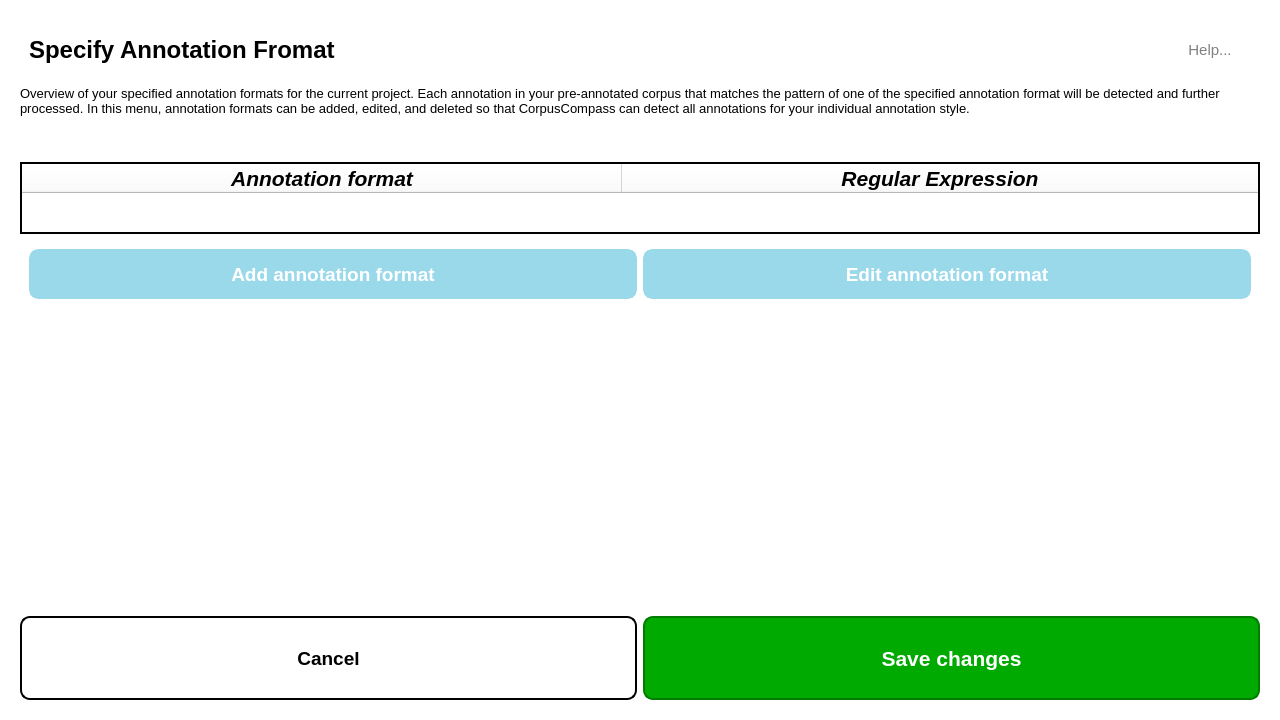
<?xml version="1.0" encoding="UTF-8"?>
<ui version="4.0">
 <class>AnnotationFormatTableTab</class>
 <widget class="QWidget" name="AnnotationFormatTableTab">
  <property name="geometry">
   <rect>
    <x>0</x>
    <y>0</y>
    <width>1280</width>
    <height>720</height>
   </rect>
  </property>
  <property name="styleSheet">
   <string notr="true">QWidget{
	background-color: white;
}

QPushButton {
    background-color:rgb(154, 217, 234) ;
	color: white;
    min-width: 80px;
	min-height: 40px;
	border-style: solid;
	border-color: rgb(154, 217, 234);
	border-width: 5px;
	border-radius: 10px;
}

QPushButton:pressed {
	background-color:rgb(134, 189, 203) ;
	border-color: rgb(134, 189, 203);
	color: rgb(245, 245, 245);
}

QPushButton:flat {
    border: none; /* no border for a flat push button */
}

QPushButton:default {
    border-color: navy; /* make the default button prominent */
}</string>
  </property>
  <layout class="QVBoxLayout" name="verticalLayout">
   <item alignment="Qt::AlignTop">
    <widget class="QWidget" name="widget_annotformat_tablecontainer" native="true">
     <property name="sizePolicy">
      <sizepolicy hsizetype="Minimum" vsizetype="Minimum">
       <horstretch>0</horstretch>
       <verstretch>0</verstretch>
      </sizepolicy>
     </property>
     <layout class="QGridLayout" name="gridLayout">
      <item row="0" column="0" rowspan="2" colspan="3">
       <widget class="QWidget" name="horizontalWidget" native="true">
        <layout class="QHBoxLayout" name="horizontalLayout_3">
         <item>
          <widget class="QLabel" name="label_annotformat_heading">
           <property name="font">
            <font>
             <pointsize>18</pointsize>
             <bold>true</bold>
            </font>
           </property>
           <property name="text">
            <string>Specify Annotation Fromat</string>
           </property>
          </widget>
         </item>
         <item>
          <widget class="QPushButton" name="btn_help">
           <property name="sizePolicy">
            <sizepolicy hsizetype="Maximum" vsizetype="Preferred">
             <horstretch>0</horstretch>
             <verstretch>0</verstretch>
            </sizepolicy>
           </property>
           <property name="font">
            <font>
             <pointsize>11</pointsize>
            </font>
           </property>
           <property name="styleSheet">
            <string notr="true">QPushButton {
    background-color: white;
    border: 1px solid white;
	color: grey;
}

QPushButton:hover {
    background-color: white;
    color: dark grey; 
	text-decoration: underline;
}

QPushButton:pressed {
    background-color: white;
}

QPushButton:focus {
    border: 1px solid white;
}

QPushButton::menu-indicator {
    image: none;
}</string>
           </property>
           <property name="text">
            <string>Help...</string>
           </property>
           <property name="icon">
            <iconset resource="resources.qrc">
             <normaloff>:/images/images/Help_Icon.svg</normaloff>:/images/images/Help_Icon.svg</iconset>
           </property>
           <property name="iconSize">
            <size>
             <width>24</width>
             <height>24</height>
            </size>
           </property>
          </widget>
         </item>
        </layout>
       </widget>
      </item>
      <item row="5" column="0">
       <spacer name="verticalSpacer">
        <property name="orientation">
         <enum>Qt::Vertical</enum>
        </property>
        <property name="sizeType">
         <enum>QSizePolicy::Fixed</enum>
        </property>
        <property name="sizeHint" stdset="0">
         <size>
          <width>20</width>
          <height>40</height>
         </size>
        </property>
       </spacer>
      </item>
      <item row="7" column="0" colspan="3">
       <widget class="QTableWidget" name="tableWidget_annotformats">
        <property name="sizePolicy">
         <sizepolicy hsizetype="Ignored" vsizetype="Fixed">
          <horstretch>0</horstretch>
          <verstretch>0</verstretch>
         </sizepolicy>
        </property>
        <property name="maximumSize">
         <size>
          <width>16777215</width>
          <height>300</height>
         </size>
        </property>
        <property name="layoutDirection">
         <enum>Qt::LeftToRight</enum>
        </property>
        <property name="styleSheet">
         <string notr="true">QAbstractItemView::indicator{
	width: 20px;
	height: 20px;
}

QAbstractItemView::indicator:checked {
    /* Adjust the appearance of the checked indicator */
    image: url(:/images/images/checked_icon.png) /* Specify a custom image if desired */
}

QAbstractItemView::indicator:unchecked {
    /* Adjust the appearance of the unchecked indicator */
    image: url(:/images/images/unchecked_icon.png); /* Specify a custom image if desired */
}


QTableWidget {
    font-size: 12pt; /* Set the font size */
    font-weight: bold; /* Set the font weight */
}

QTableWidget::item:selected {
    background-color: rgba(50, 50, 225, 0.1); /* Change the background color and opacity */
	color:black;
}

QTableWidget::item:focus {
    selection-color: blue; /* Hide the dotted selection border */
}

QAbstractItemView::indicator:hover {
    /* Adjust the appearance of the hover indicator */
    background-color: lightgray; /* Example: change background color when hovering */
}

QAbstractItemView::indicator:checked:hover {
    /* Adjust the appearance of the checked checkbox when hovering */
    background-color: rgb(255, 166, 167); /* Example: change background color of checked checkbox when hovering */

}


QAbstractItemView::indicator:unchecked:hover {
    /* Adjust the appearance of the unchecked checkbox when hovering */
    background-color: lightgreen; /* Example: change background color of unchecked checkbox when hovering */
}

</string>
        </property>
        <property name="frameShape">
         <enum>QFrame::Box</enum>
        </property>
        <property name="frameShadow">
         <enum>QFrame::Plain</enum>
        </property>
        <property name="lineWidth">
         <number>2</number>
        </property>
        <property name="midLineWidth">
         <number>2</number>
        </property>
        <property name="verticalScrollBarPolicy">
         <enum>Qt::ScrollBarAsNeeded</enum>
        </property>
        <property name="horizontalScrollBarPolicy">
         <enum>Qt::ScrollBarAlwaysOff</enum>
        </property>
        <property name="sizeAdjustPolicy">
         <enum>QAbstractScrollArea::AdjustToContents</enum>
        </property>
        <property name="editTriggers">
         <set>QAbstractItemView::NoEditTriggers</set>
        </property>
        <property name="dragEnabled">
         <bool>true</bool>
        </property>
        <property name="selectionMode">
         <enum>QAbstractItemView::NoSelection</enum>
        </property>
        <property name="selectionBehavior">
         <enum>QAbstractItemView::SelectRows</enum>
        </property>
        <property name="showGrid">
         <bool>true</bool>
        </property>
        <property name="sortingEnabled">
         <bool>false</bool>
        </property>
        <property name="wordWrap">
         <bool>true</bool>
        </property>
        <property name="cornerButtonEnabled">
         <bool>false</bool>
        </property>
        <property name="rowCount">
         <number>0</number>
        </property>
        <attribute name="horizontalHeaderVisible">
         <bool>true</bool>
        </attribute>
        <attribute name="horizontalHeaderCascadingSectionResizes">
         <bool>false</bool>
        </attribute>
        <attribute name="horizontalHeaderMinimumSectionSize">
         <number>100</number>
        </attribute>
        <attribute name="horizontalHeaderDefaultSectionSize">
         <number>600</number>
        </attribute>
        <attribute name="horizontalHeaderStretchLastSection">
         <bool>true</bool>
        </attribute>
        <attribute name="verticalHeaderDefaultSectionSize">
         <number>40</number>
        </attribute>
        <column>
         <property name="text">
          <string>Annotation format</string>
         </property>
         <property name="font">
          <font>
           <pointsize>16</pointsize>
           <italic>true</italic>
           <bold>true</bold>
           <underline>false</underline>
           <strikeout>false</strikeout>
           <kerning>true</kerning>
          </font>
         </property>
        </column>
        <column>
         <property name="text">
          <string>Regular Expression</string>
         </property>
         <property name="font">
          <font>
           <pointsize>16</pointsize>
           <italic>true</italic>
           <bold>true</bold>
           <underline>false</underline>
          </font>
         </property>
        </column>
       </widget>
      </item>
      <item row="4" column="0" colspan="3">
       <widget class="QLabel" name="label_annotformat_description">
        <property name="font">
         <font>
          <pointsize>10</pointsize>
         </font>
        </property>
        <property name="text">
         <string>Overview of your specified annotation formats for the current project. Each annotation in your pre-annotated corpus that matches the pattern of one of the specified annotation format will be detected and further processed. In this menu, annotation formats can be added, edited, and deleted so that CorpusCompass can detect all annotations for your individual annotation style.</string>
        </property>
        <property name="scaledContents">
         <bool>true</bool>
        </property>
        <property name="wordWrap">
         <bool>true</bool>
        </property>
       </widget>
      </item>
      <item row="8" column="0" colspan="3">
       <widget class="QWidget" name="widget_addedit" native="true">
        <layout class="QHBoxLayout" name="horizontalLayout_2">
         <item>
          <widget class="QPushButton" name="btn_annotformat_addnew">
           <property name="sizePolicy">
            <sizepolicy hsizetype="Preferred" vsizetype="Fixed">
             <horstretch>0</horstretch>
             <verstretch>0</verstretch>
            </sizepolicy>
           </property>
           <property name="minimumSize">
            <size>
             <width>90</width>
             <height>50</height>
            </size>
           </property>
           <property name="font">
            <font>
             <pointsize>14</pointsize>
             <bold>true</bold>
            </font>
           </property>
           <property name="cursor">
            <cursorShape>PointingHandCursor</cursorShape>
           </property>
           <property name="styleSheet">
            <string notr="true"/>
           </property>
           <property name="text">
            <string>Add annotation format</string>
           </property>
           <property name="icon">
            <iconset resource="resources.qrc">
             <normaloff>:/images/images/Plus_Icon.svg</normaloff>:/images/images/Plus_Icon.svg</iconset>
           </property>
           <property name="iconSize">
            <size>
             <width>20</width>
             <height>20</height>
            </size>
           </property>
          </widget>
         </item>
         <item>
          <widget class="QPushButton" name="btn_annotformat_edit">
           <property name="font">
            <font>
             <pointsize>14</pointsize>
             <bold>true</bold>
            </font>
           </property>
           <property name="cursor">
            <cursorShape>PointingHandCursor</cursorShape>
           </property>
           <property name="text">
            <string>Edit annotation format</string>
           </property>
           <property name="icon">
            <iconset resource="resources.qrc">
             <normaloff>:/images/images/edit_icon_white.png</normaloff>:/images/images/edit_icon_white.png</iconset>
           </property>
           <property name="iconSize">
            <size>
             <width>24</width>
             <height>24</height>
            </size>
           </property>
          </widget>
         </item>
        </layout>
       </widget>
      </item>
     </layout>
    </widget>
   </item>
   <item>
    <widget class="QWidget" name="widget_annotformat_buttoncontainer" native="true">
     <property name="sizePolicy">
      <sizepolicy hsizetype="Preferred" vsizetype="Fixed">
       <horstretch>0</horstretch>
       <verstretch>0</verstretch>
      </sizepolicy>
     </property>
     <property name="minimumSize">
      <size>
       <width>0</width>
       <height>80</height>
      </size>
     </property>
     <layout class="QHBoxLayout" name="horizontalLayout">
      <item>
       <widget class="QPushButton" name="btn_annotformat_cancel">
        <property name="font">
         <font>
          <pointsize>14</pointsize>
          <bold>true</bold>
         </font>
        </property>
        <property name="cursor">
         <cursorShape>PointingHandCursor</cursorShape>
        </property>
        <property name="styleSheet">
         <string notr="true">QPushButton {
	color: white;
	background-color: lightgrey;
	border-width: 2px;
	border-radius: 10px;
	border-color: grey;

}

QPushButton {
	color: black;
	background-color: white;
	border-style: solid;
	border-color: black;
	border-width: 2px;
	border-radius: 10px;
	min-height: 80px;
}

QPushButton:pressed {
	background-color: rgb(120, 120, 120);
}

QPushButton:disabled{
  background-color: rgb(121, 121, 121);
}</string>
        </property>
        <property name="text">
         <string>Cancel</string>
        </property>
       </widget>
      </item>
      <item>
       <widget class="QPushButton" name="btn_annotformat_save">
        <property name="enabled">
         <bool>true</bool>
        </property>
        <property name="sizePolicy">
         <sizepolicy hsizetype="Preferred" vsizetype="Preferred">
          <horstretch>0</horstretch>
          <verstretch>0</verstretch>
         </sizepolicy>
        </property>
        <property name="font">
         <font>
          <pointsize>16</pointsize>
          <bold>true</bold>
         </font>
        </property>
        <property name="cursor">
         <cursorShape>PointingHandCursor</cursorShape>
        </property>
        <property name="layoutDirection">
         <enum>Qt::LeftToRight</enum>
        </property>
        <property name="styleSheet">
         <string notr="true">QPushButton {
	color: white;
	background-color: rgb(0, 170, 0);
	border-style: solid;
	border-color: rgb(0, 125, 0);
	border-width: 2px;
	border-radius: 10px;
}

QPushButton:pressed {
	background-color: rgb(0, 134, 0);
}

QPushButton:disabled{
  background-color: rgb(121, 121, 121);
}</string>
        </property>
        <property name="text">
         <string>Save changes</string>
        </property>
       </widget>
      </item>
     </layout>
    </widget>
   </item>
  </layout>
 </widget>
 <resources>
  <include location="resources.qrc"/>
 </resources>
 <connections/>
</ui>
